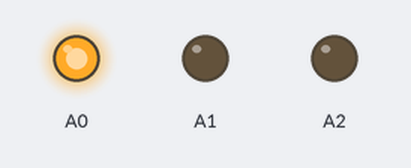
Recording of a sketch running on a simulated Arduino Uno, built with avr-gcc and run on an emulated ATmega328P. Shown: output pins drawn as LEDs (lit = HIGH).

Above: at 0.5 s.
At 2.5 s:
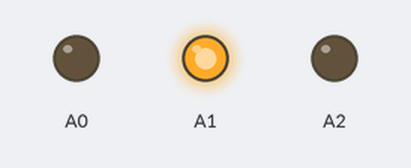
At 4.5 s:
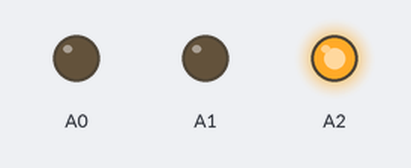
At 5.5 s:
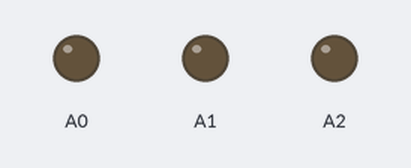
Timing chart, 0 to 7.8 s (numbered marks = the images above):
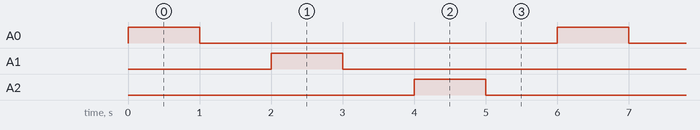

Measured:
- by itself, A0–2: alternates HIGH for 1.0 s and LOW for 5.0 s
- by itself, everything shown: repeats every 6.0 s, in 6 steps

The sketch:

RGB_tes_1.ino
```cpp
// the setup function runs once when you press reset or power the board
void setup() {
  // initialize digital pin 13 as an output.
  pinMode(A0, OUTPUT);
  pinMode(A1, OUTPUT);
  pinMode(A2, OUTPUT);
}

// the loop function runs over and over again forever
void loop() {
  digitalWrite(A0, HIGH);   // turn the LED on (HIGH is the voltage level)
  delay(1000);              // wait for a second
  digitalWrite(A0, LOW);    // turn the LED off by making the voltage LOW
  delay(1000);              // wait for a second

   digitalWrite(A1, HIGH);   // turn the LED on (HIGH is the voltage level)
  delay(1000);              // wait for a second
  digitalWrite(A1, LOW);    // turn the LED off by making the voltage LOW
  delay(1000);              // wait for a second

   digitalWrite(A2, HIGH);   // turn the LED on (HIGH is the voltage level)
  delay(1000);              // wait for a second
  digitalWrite(A2, LOW);    // turn the LED off by making the voltage LOW
  delay(1000);              // wait for a second
}
```
